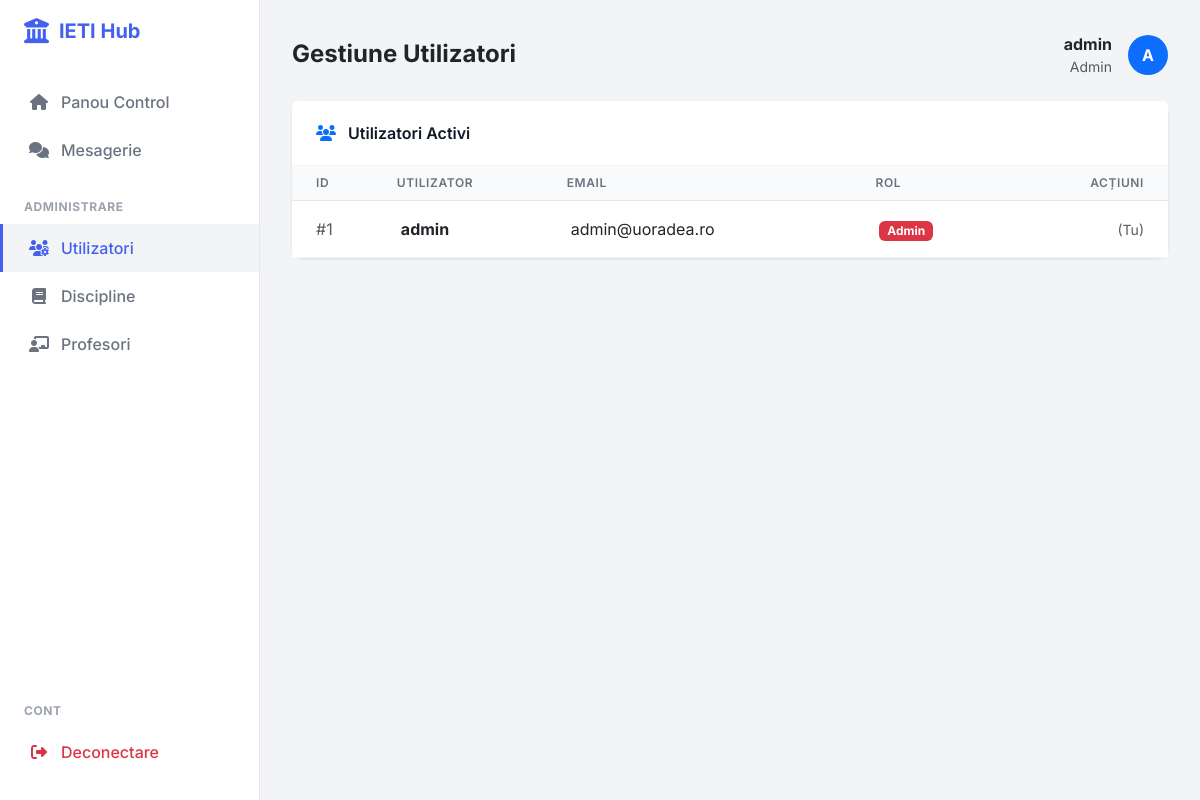
/admin/utilizatori (signed in), run on an earlier commit of the app's database.
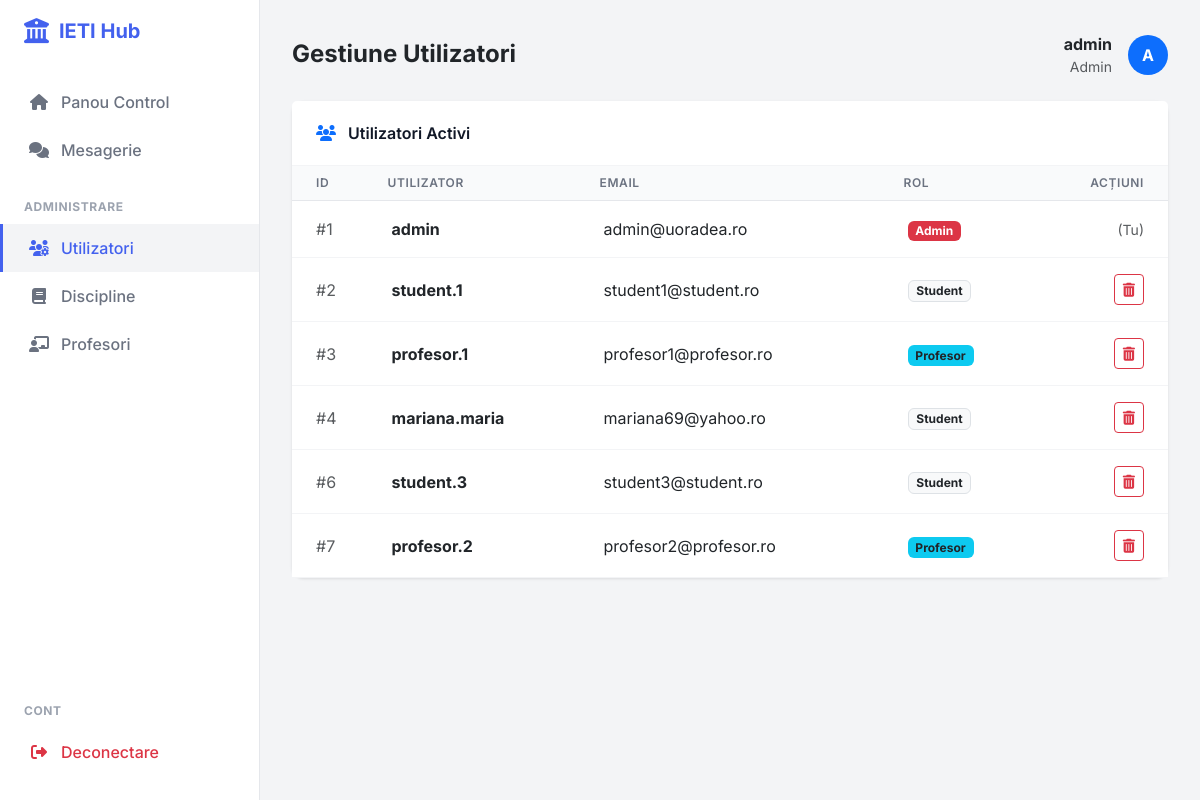
And on a later commit of the database.
### app.py (models this page shows)
class User(UserMixin, db.Model):
    id = db.Column(db.Integer, primary_key=True)
    username = db.Column(db.String(150), unique=True, nullable=False)
    email = db.Column(db.String(150), unique=True, nullable=False)
    password = db.Column(db.String(150), nullable=False)
    role = db.Column(db.String(20), nullable=False, default='student')
    is_approved = db.Column(db.Boolean, default=False)
    student_profile = db.relationship('Student', backref='user_account', uselist=False, cascade="all, delete-orphan")
    profesor_profile = db.relationship('Profesor', backref='user_account', uselist=False, cascade="all, delete-orphan")

### app.py (the view)
@app.route('/admin/utilizatori')
@login_required
def gestiune_utilizatori(): return render_template('admin_users.html', pending_users=User.query.filter_by(is_approved=False).all(), active_users=User.query.filter_by(is_approved=True).all())

### app.py (called while the page is built)
@login_manager.user_loader
def load_user(user_id):
    return User.query.get(int(user_id))

### templates/admin_users.html (shortened to what this page needs)
{% extends "base.html" %}
{% block page_title %}Gestiune Utilizatori{% endblock %}
{% block content %}
<div class="card">
    <div class="card-header bg-white">
        <i class="fas fa-users me-2 text-primary"></i> Utilizatori Activi
    </div>
    <div class="card-body p-0">
        <div class="table-responsive">
            <table class="table table-hover mb-0">
                <thead>
                    <tr>
                        <th class="ps-4">ID</th>
                        <th>Utilizator</th>
                        <th>Email</th>
                        <th>Rol</th>
                        <th class="text-end pe-4">Acțiuni</th>
                    </tr>
                </thead>
                <tbody>
                    {% for u in active_users %}
                    <tr>
                        <td class="ps-4 text-muted">#{{ u.id }}</td>
                        <td class="fw-bold">{{ u.username }}</td>
                        <td>{{ u.email }}</td>
                        <td>
                            {% if u.role == 'admin' %}
                                <span class="badge bg-danger">Admin</span>
                            {% elif u.role == 'profesor' %}
                                <span class="badge bg-info text-dark">Profesor</span>
                            {% else %}
                                <span class="badge bg-light text-dark border">Student</span>
                            {% endif %}
                        </td>
                        <td class="text-end pe-4">
                            {% if u.id != current_user.id %}
                                <a href="{{ url_for('sterge_utilizator', user_id=u.id) }}" class="btn btn-outline-danger btn-sm" onclick="return confirm('Ștergi acest cont?')">
                                    <i class="fas fa-trash-alt"></i>
                                </a>
                            {% else %}
                                <span class="text-muted small italic">(Tu)</span>
                            {% endif %}
                        </td>
                    </tr>
                    {% endfor %}
                </tbody>
            </table>
        </div>
    </div>
</div>
{% endblock %}

### templates/base.html (shortened to what this page needs)
<!doctype html>
<html lang="ro">
<head>
    <link href="https://cdn.jsdelivr.net/npm/bootstrap@5.3.0/dist/css/bootstrap.min.css" rel="stylesheet">
    <link rel="stylesheet" href="https://cdnjs.cloudflare.com/ajax/libs/font-awesome/6.4.0/css/all.min.css">
</head>
<body>
{% if current_user.is_authenticated %}
<nav class="sidebar">
    <div class="brand">
        <i class="fas fa-university fa-lg"></i> IETI Hub
    </div>
    <div class="nav flex-column flex-grow-1">
        <a href="{{ url_for('index') }}" class="nav-link {{ 'active' if request.endpoint == 'index' else '' }}">
            <i class="fas fa-home"></i> Panou Control
        </a>
        <a href="{{ url_for('chat_home') }}" class="nav-link {{ 'active' if 'chat' in request.endpoint else '' }}">
            <i class="fas fa-comments"></i> Mesagerie
        </a>
        {% if current_user.role == 'admin' %}
            <div class="nav-title">Administrare</div>
            <a href="{{ url_for('gestiune_utilizatori') }}" class="nav-link {{ 'active' if 'utilizatori' in request.endpoint else '' }}">
                <i class="fas fa-users-cog"></i> Utilizatori
            </a>
            <a href="{{ url_for('lista_discipline') }}" class="nav-link {{ 'active' if 'discipline' in request.endpoint else '' }}">
                <i class="fas fa-book"></i> Discipline
            </a>
            <a href="{{ url_for('lista_profesori') }}" class="nav-link {{ 'active' if 'profesori' in request.endpoint else '' }}">
                <i class="fas fa-chalkboard-teacher"></i> Profesori
            </a>
        {% endif %}
        <div class="mt-auto mb-4">
            <div class="nav-title">Cont</div>
            <a href="{{ url_for('logout') }}" class="nav-link text-danger">
                <i class="fas fa-sign-out-alt"></i> Deconectare
            </a>
        </div>
    </div>
</nav>
{% endif %}
<main class="{{ 'main-content' if current_user.is_authenticated else '' }}">
    {% if current_user.is_authenticated and request.endpoint not in ['login', 'register'] %}
    <div class="d-flex justify-content-between align-items-center mb-4 d-none d-lg-flex">
        <div>
            <h4 class="fw-bold mb-0 text-dark">
                {% block page_title %}Dashboard{% endblock %}
            </h4>
        </div>
        <div class="d-flex align-items-center gap-3">
            <div class="text-end">
                <span class="d-block fw-bold text-dark">{{ current_user.username }}</span>
                <span class="d-block small text-muted">{{ current_user.role|capitalize }}</span>
            </div>
            <div class="bg-primary text-white rounded-circle d-flex align-items-center justify-content-center fw-bold" style="width: 40px; height: 40px;">
                {{ current_user.username[0]|upper }}
            </div>
        </div>
    </div>
    {% endif %}
    {% block content %}{% endblock %}
</main>
</body>
</html>

### templates/base.html (style rules this page uses)
:root { --primary: #4361ee; --secondary: #3f37c9; --success: #4cc9f0; --info: #4895ef; --warning: #f72585; --dark: #2b2d42; --light: #f8f9fa; --body-bg: #f3f4f6; --sidebar-width: 260px; }
body { font-family: 'Inter', sans-serif; background-color: var(--body-bg); color: #4b5563; min-height: 100vh; }
.sidebar { width: var(--sidebar-width); position: fixed; top: 0; left: 0; height: 100vh; background: #fff; border-right: 1px solid #e5e7eb; z-index: 1000; padding-top: 1rem; transition: all 0.3s; display: flex; flex-direction: column; }
.brand { padding: 0 1.5rem 2rem; font-size: 1.25rem; font-weight: 700; color: var(--primary); display: flex; align-items: center; gap: 10px; }
.nav-link { display: flex; align-items: center; padding: 0.75rem 1.5rem; color: #6b7280; font-weight: 500; transition: all 0.2s; border-left: 3px solid transparent; text-decoration: none; }
.nav-link:hover, .nav-link.active { color: var(--primary); background-color: #f3f4f6; border-left-color: var(--primary); }
.nav-link i { width: 24px; margin-right: 10px; text-align: center; }
.nav-title { padding: 1.5rem 1.5rem 0.5rem; font-size: 0.75rem; font-weight: 700; text-transform: uppercase; color: #9ca3af; letter-spacing: 0.05em; }
.main-content { margin-left: var(--sidebar-width); padding: 2rem; min-height: 100vh; transition: margin-left 0.3s; }
.card { border: none; border-radius: 12px; box-shadow: 0 1px 3px rgba(0,0,0,0.1); background: #fff; margin-bottom: 1.5rem; }
.card-header { background: transparent; border-bottom: 1px solid #f3f4f6; padding: 1.25rem 1.5rem; font-weight: 600; color: #111827; }
.card-body { padding: 1.5rem; }
.table thead th { background-color: #f9fafb; color: #6b7280; font-weight: 600; text-transform: uppercase; font-size: 0.75rem; letter-spacing: 0.05em; border-bottom: 1px solid #e5e7eb; }
.table td { vertical-align: middle; padding: 1rem 0.75rem; border-bottom: 1px solid #f3f4f6; }

What changed in the data, as far as the page shows it:
added User: id "2", username "student.1", email "student1@student.ro", role "Student"
added User: id "3", username "profesor.1", email "profesor1@profesor.ro", role "Profesor"
added User: id "4", username "mariana.maria", email "mariana69@yahoo.ro", role "Student"
added User: id "6", username "student.3", email "student3@student.ro", role "Student"
added User: id "7", username "profesor.2", email "profesor2@profesor.ro", role "Profesor"
